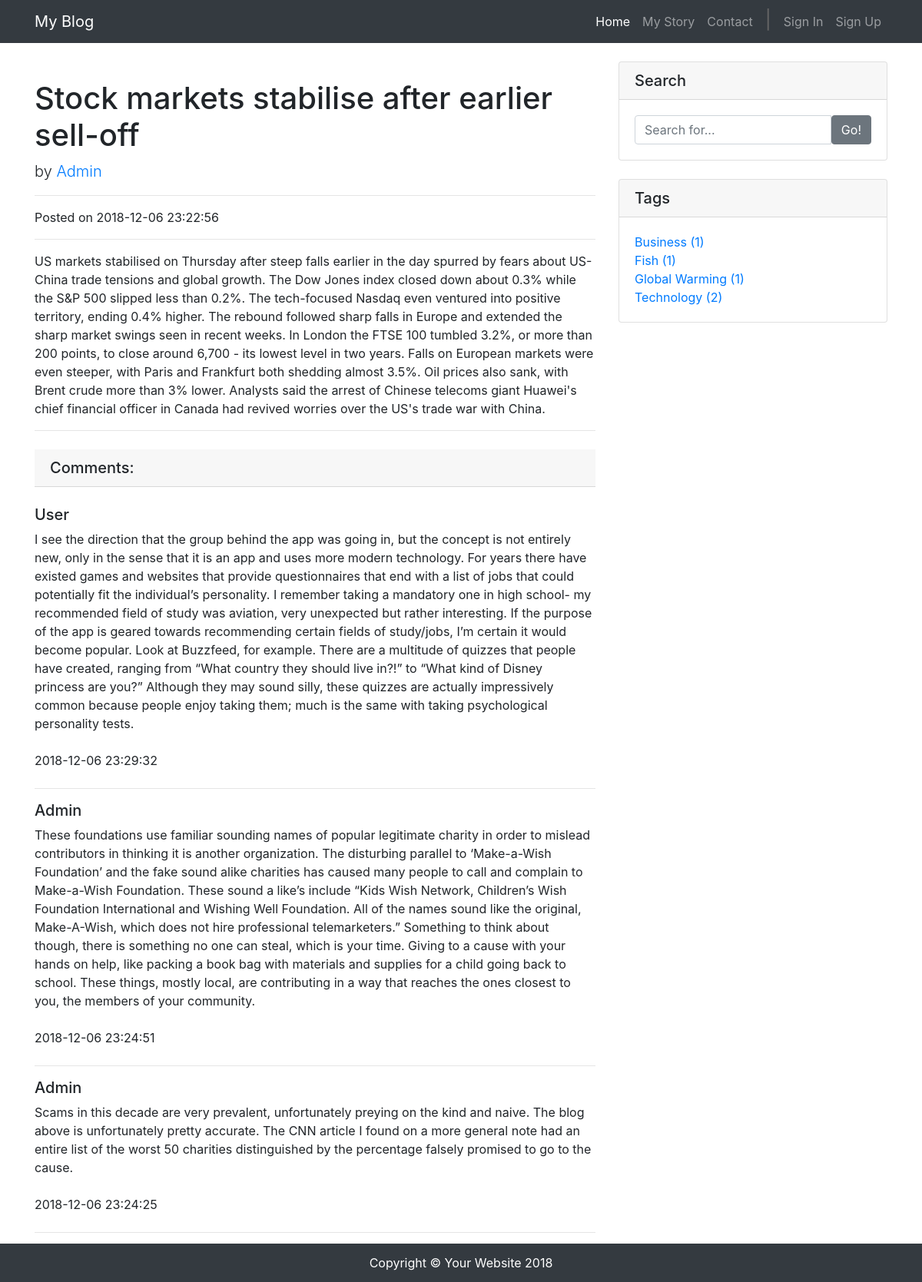
Screenshot of /post.php?id=7 with the database file from the repository.
### tables this page shows
CREATE TABLE `posts` (
  `id` int(11) NOT NULL,
  `author_id` int(11) NOT NULL,
  `title` varchar(200) NOT NULL,
  `content` text NOT NULL,
  `tag` varchar(55) NOT NULL,
  `date` timestamp NOT NULL DEFAULT CURRENT_TIMESTAMP ON UPDATE CURRENT_TIMESTAMP
);

CREATE TABLE `users` (
  `id` int(11) NOT NULL,
  `role` int(11) NOT NULL,
  `username` varchar(55) NOT NULL,
  `password` varchar(55) NOT NULL,
  `email` varchar(55) NOT NULL
);

CREATE TABLE `comments` (
  `id` int(11) NOT NULL,
  `post_id` int(11) NOT NULL,
  `author_id` int(11) NOT NULL,
  `comment` text NOT NULL,
  `date` timestamp NOT NULL DEFAULT CURRENT_TIMESTAMP ON UPDATE CURRENT_TIMESTAMP
);

### common.inc.php (called while the page is built, shortened)
<?php
$parameter["siteName"] = "My Blog";
$parameter["dbName"] = "myblog";
$parameter["dbUsername"] = "root";
$parameter["dbPassword"] = "";
?>

### post.php (the view, shortened to what this page needs)
<?php require "common.inc.php"; ?>
<!DOCTYPE html>
<html lang="en">
<head>
    <link href="vendor/bootstrap/css/bootstrap.min.css" rel="stylesheet">
    <link href="css/style.css" rel="stylesheet">
</head>
<body>
<nav class="navbar navbar-expand-lg navbar-dark bg-dark fixed-top">
    <div class="container">
        <a class="navbar-brand" href="./"><?= $parameter["siteName"] ?></a>
        <div class="collapse navbar-collapse" id="navbarResponsive">
            <ul class="navbar-nav ml-auto">
                <li class="nav-item active">
                    <a class="nav-link" href="./">Home
                    </a>
                </li>
                <li class="nav-item">
                    <a class="nav-link" href="mystory.php">My Story</a>
                </li>
                <li class="nav-item">
                    <a class="nav-link" href="contact.php">Contact</a>
                </li>
                <li class="nav-item pl-2 pr-2">
                    <span style="font-size: 24px; color: #666;">|</span>
                </li>
                <?php if (isset($_SESSION["isLoggedIn"]) && $_SESSION["isLoggedIn"]): ?>
                    <li class="nav-item">
                        <a class="nav-link"
                           href="search.php?author=<?= $_SESSION["loggedInId"] ?>"><?= $_SESSION["loggedInName"] ?></a>
                    </li>
                    <li class="nav-item">
                        <a class="nav-link" href="processes.php?action=signout"
                           onclick="return confirm('Do you confirm?');">Sign Out</a>
                    </li>
                <?php else: ?>
                    <li class="nav-item">
                        <a class="nav-link" href="signin.php">Sign In</a>
                    </li>
                    <li class="nav-item">
                        <a class="nav-link" href="signup.php">Sign Up</a>
                    </li>
                <?php endif; ?>
            </ul>
        </div>
    </div>
</nav>
<div class="container mb-5">
    <div class="row">
        <div class="col-lg-8 mt-4">
            <?php
            $postFound = false;
            if (!isset($_GET["id"]) || !is_numeric($_GET["id"])) {
                echo '<div class"alert alert-danger"><strong>Post not found!</strong></div>';
            } else {
                $blogPostProcess = $db->prepare("SELECT posts.id as post_id, posts.*, users.* FROM posts INNER JOIN users ON posts.author_id = users.id WHERE posts.id = :id");
                $blogPostProcess->execute(array(
                    "id" => $_GET["id"]
                ));
                $blogPostResult = $blogPostProcess->fetch(PDO::FETCH_ASSOC);
                if (!$blogPostResult) {
                    echo '<div class="alert alert-danger"><strong>Post not found!</strong></div>';
                } else {
                    $postFound = true;
                    echo '<h1 class="mt-4">' . $blogPostResult["title"] . '</h1>';
                    echo '<p class="lead">by <a href="./search.php?author=' . $blogPostResult["author_id"] . '">' . $blogPostResult["username"] . '</a></p>';
                    echo '<hr>';
                    echo '<p>Posted on ' . $blogPostResult["date"] . '</p>';
                    echo '<hr>';
                    echo '<p>' . $blogPostResult["content"] . '</p>';
                    echo '<hr>';
                }
            }
            ?>
            <?php
            if ($postFound) {
                $comments = $db->prepare("SELECT comments.id as comment_id, comments.*, users.* FROM comments INNER JOIN users ON comments.author_id = users.id WHERE post_id = :post_id ORDER BY comment_id DESC");
                $comments->execute(array("post_id" => $_GET["id"]));
                $comments = $comments->fetchAll(PDO::FETCH_ASSOC);
                if (!isset($_SESSION["isLoggedIn"]) && count($comments) > 0) {
                    echo '<h5 class="my-4 card-header">Comments:</h5>';
                }
                if (count($comments) > 0) {
                    foreach ($comments as $comment):
                        ?>
                        <div class="media mb-4">
                            <div class="media-body">
                                <h5 class="mt-0"><?= $comment["username"] ?></h5>
                                <?= $comment["comment"] ?>
                                <br><br>
                                <?= $comment["date"] ?>
                            </div>
                        </div>
                        <hr>
                    <?php
                    endforeach;
                } else {
                    echo '<div class="alert alert-warning"><strong>No comment!</strong></div>';
                }
            }
            ?>
        </div>
        <div class="col-md-4">
            <div class="card my-4">
                <h5 class="card-header">Search</h5>
                <div class="card-body">
                    <form action="search.php" method="get">
                        <div class="input-group">
                            <input type="text" class="form-control" name="keyword" placeholder="Search for..." required>
                            <span class="input-group-btn">
                            <button class="btn btn-secondary" type="submit">Go!</button>
                        </span>
                        </div>
                    </form>
                </div>
            </div>
            <div class="card my-4">
                <h5 class="card-header">Tags</h5>
                <div class="card-body">
                    <div class="row">
                        <div class="col-lg-12">
                            <ul class="list-unstyled mb-0">
                                <?php
                                $tagList = $db->query("SELECT tag, Count(1) as tag_count FROM posts GROUP BY tag");
                                $tagList = $tagList->fetchAll(PDO::FETCH_ASSOC);
                                if (count($tagList) > 0) {
                                    foreach ($tagList as $tagItem)
                                        echo '<li><a href="./search.php?tag=' . $tagItem["tag"] . '">' . $tagItem["tag"] . ' (' . $tagItem["tag_count"] . ')</a></li>';
                                }
                                ?>
                            </ul>
                        </div>
                    </div>
                </div>
            </div>
        </div>
    </div>
</div>
<footer class="fixed-bottom bg-dark">
    <div class="container mb-5">
        <p class="m-0 text-center text-white">Copyright &copy; Your Website 2018</p>
    </div>
</footer>
</body>
</html>

### css/style.css (style rules this page uses)
body { padding-top: 54px; }
@media (min-width: 992px) { body { padding-top: 56px; } }
footer { height: 50px; line-height: 50px; }

### rows the page displays
posts: title "Stock markets stabilise after earlier sell-off", author.username "Admin", date "2018-12-06 23:22:56", content "US markets stabilised on Thursday after steep falls earlier in the day spurred by fears about US-China trade tensions and global growth. The Dow Jones index closed down about 0.3% while the S&P 500 slipped less than 0.2%. The tech-focused Nasdaq even ventured into positive territory, ending 0.4% higher. The rebound followed sharp falls in Europe and extended the sharp market swings seen in recent weeks. In London the FTSE 100 tumbled 3.2%, or more than 200 points, to close around 6,700 - its lowest level in two years. Falls on European markets were even steeper, with Paris and Frankfurt both shedding almost 3.5%. Oil prices also sank, with Brent crude more than 3% lower. Analysts said the…"
comments: author.username "User", comment "I see the direction that the group behind the app was going in, but the concept is not entirely new, only in the sense that it is an app and uses more modern technology. For years there have existed games and websites that provide questionnaires that end with a list of jobs that could potentially fit the individual’s personality. I remember taking a mandatory one in high school- my recommended field of study was aviation, very unexpected but rather interesting. If the purpose of the app is geared towards recommending certain fields of study/jobs, I’m certain it would become popular. Look at Buzzfeed, for example. There are a multitude of quizzes that people have created, ranging from “What…", date "2018-12-06 23:29:32"
comments: author.username "Admin", comment "These foundations use familiar sounding names of popular legitimate charity in order to mislead contributors in thinking it is another organization. The disturbing parallel to ‘Make-a-Wish Foundation’ and the fake sound alike charities has caused many people to call and complain to Make-a-Wish Foundation. These sound a like’s include “Kids Wish Network, Children’s Wish Foundation International and Wishing Well Foundation. All of the names sound like the original, Make-A-Wish, which does not hire professional telemarketers.” Something to think about though, there is something no one can steal, which is your time. Giving to a cause with your hands on help, like packing a book bag with…", date "2018-12-06 23:24:51"
comments: author.username "Admin", comment "Scams in this decade are very prevalent, unfortunately preying on the kind and naive. The blog above is unfortunately pretty accurate. The CNN article I found on a more general note had an entire list of the worst 50 charities distinguished by the percentage falsely promised to go to the cause.", date "2018-12-06 23:24:25"

### other values shown
$parameter["siteName"] "My Blog"
$tagItem["tag"] "Business"
$tagItem["tag_count"] "1"
$tagItem["tag"] "Fish"
$tagItem["tag"] "Global Warming"
$tagItem["tag"] "Technology"
$tagItem["tag_count"] "2"
